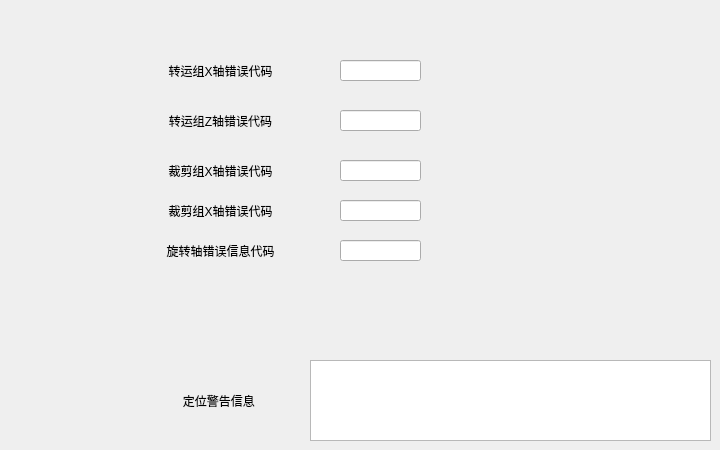
   <widget class="QWidget" name="tab_alarm">
    <attribute name="title">
     <string>报警</string>
    </attribute>
    <widget class="QLabel" name="label_Axi_ErroID_1">
     <property name="geometry">
      <rect>
       <x>160</x>
       <y>60</y>
       <width>121</width>
       <height>21</height>
      </rect>
     </property>
     <property name="text">
      <string>转运组X轴错误代码</string>
     </property>
     <property name="alignment">
      <set>Qt::AlignCenter</set>
     </property>
    </widget>
    <widget class="QLabel" name="label_Axi_ErroID_2">
     <property name="geometry">
      <rect>
       <x>160</x>
       <y>110</y>
       <width>121</width>
       <height>21</height>
      </rect>
     </property>
     <property name="text">
      <string>转运组Z轴错误代码</string>
     </property>
     <property name="alignment">
      <set>Qt::AlignCenter</set>
     </property>
    </widget>
    <widget class="QLabel" name="label_Axi_ErroID_3">
     <property name="geometry">
      <rect>
       <x>160</x>
       <y>160</y>
       <width>121</width>
       <height>21</height>
      </rect>
     </property>
     <property name="text">
      <string>裁剪组X轴错误代码</string>
     </property>
     <property name="alignment">
      <set>Qt::AlignCenter</set>
     </property>
    </widget>
    <widget class="QLabel" name="label_Axi_ErroID_4">
     <property name="geometry">
      <rect>
       <x>160</x>
       <y>200</y>
       <width>121</width>
       <height>21</height>
      </rect>
     </property>
     <property name="text">
      <string>裁剪组X轴错误代码</string>
     </property>
     <property name="alignment">
      <set>Qt::AlignCenter</set>
     </property>
    </widget>
    <widget class="QLabel" name="label_Axi_Erro_5">
     <property name="geometry">
      <rect>
       <x>160</x>
       <y>240</y>
       <width>121</width>
       <height>21</height>
      </rect>
     </property>
     <property name="text">
      <string>旋转轴错误信息代码</string>
     </property>
     <property name="alignment">
      <set>Qt::AlignCenter</set>
     </property>
    </widget>
    <widget class="QLineEdit" name="lineEdit_Axi_ErroID_1">
     <property name="geometry">
      <rect>
       <x>340</x>
       <y>60</y>
       <width>81</width>
       <height>21</height>
      </rect>
     </property>
     <property name="text">
      <string/>
     </property>
     <property name="alignment">
      <set>Qt::AlignCenter</set>
     </property>
    </widget>
    <widget class="QLabel" name="label_Axi_Erro_6">
     <property name="geometry">
      <rect>
       <x>160</x>
       <y>390</y>
       <width>121</width>
       <height>21</height>
      </rect>
     </property>
     <property name="text">
      <string>定位警告信息 </string>
     </property>
     <property name="alignment">
      <set>Qt::AlignCenter</set>
     </property>
    </widget>
    <widget class="QTextEdit" name="textEdit">
     <property name="geometry">
      <rect>
       <x>310</x>
       <y>360</y>
       <width>401</width>
       <height>81</height>
      </rect>
     </property>
    </widget>
    <widget class="QLineEdit" name="lineEdit_Axi_ErroID_2">
     <property name="geometry">
      <rect>
       <x>340</x>
       <y>110</y>
       <width>81</width>
       <height>21</height>
      </rect>
     </property>
     <property name="text">
      <string/>
     </property>
     <property name="alignment">
      <set>Qt::AlignCenter</set>
     </property>
    </widget>
    <widget class="QLineEdit" name="lineEdit_Axi_ErroID_3">
     <property name="geometry">
      <rect>
       <x>340</x>
       <y>160</y>
       <width>81</width>
       <height>21</height>
      </rect>
     </property>
     <property name="text">
      <string/>
     </property>
     <property name="alignment">
      <set>Qt::AlignCenter</set>
     </property>
    </widget>
    <widget class="QLineEdit" name="lineEdit_Axi_ErroID_4">
     <property name="geometry">
      <rect>
       <x>340</x>
       <y>200</y>
       <width>81</width>
       <height>21</height>
      </rect>
     </property>
     <property name="text">
      <string/>
     </property>
     <property name="alignment">
      <set>Qt::AlignCenter</set>
     </property>
    </widget>
    <widget class="QLineEdit" name="lineEdit_Axi_ErroID_5">
     <property name="geometry">
      <rect>
       <x>340</x>
       <y>240</y>
       <width>81</width>
       <height>21</height>
      </rect>
     </property>
     <property name="text">
      <string/>
     </property>
     <property name="alignment">
      <set>Qt::AlignCenter</set>
     </property>
    </widget>
   </widget>
